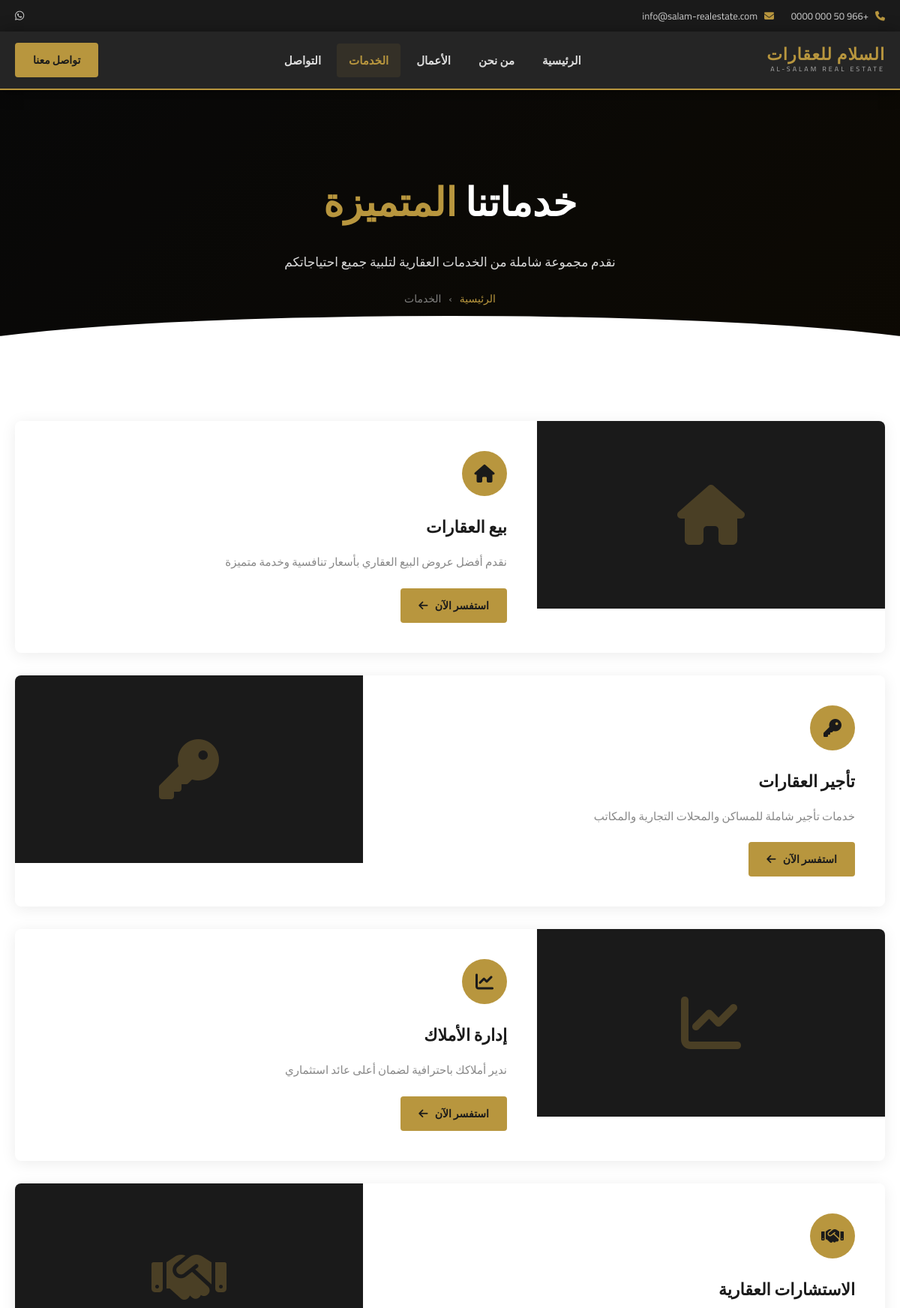
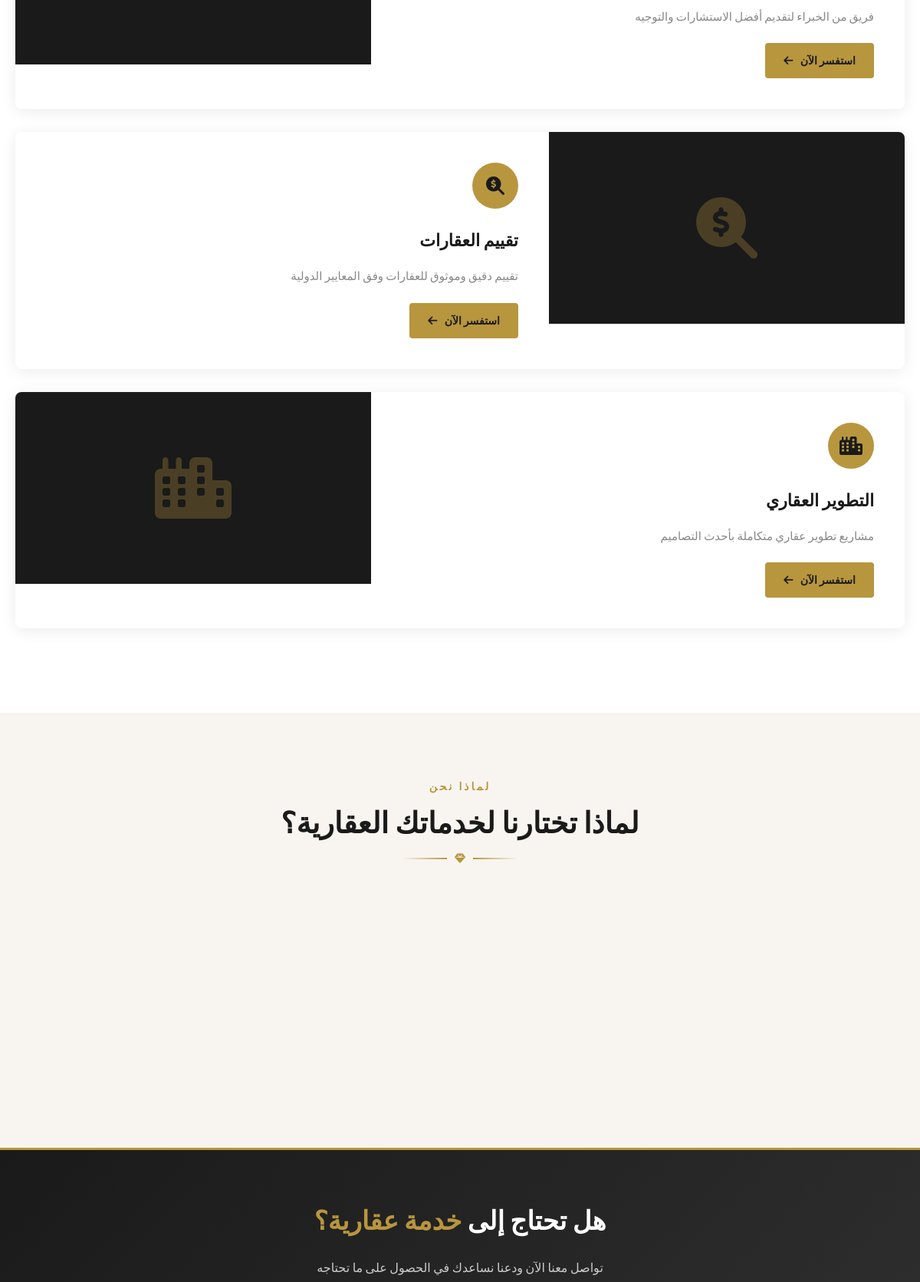
/services.php (upper part), run on the app's committed database (2 pictures, top to bottom).
### tables this page shows
CREATE TABLE contact_info (
    id INTEGER PRIMARY KEY AUTOINCREMENT,
    address TEXT,
    phone TEXT,
    email TEXT,
    whatsapp TEXT,
    social_links TEXT,
    working_hours TEXT
);

CREATE TABLE site_settings (
    id INTEGER PRIMARY KEY AUTOINCREMENT,
    site_name TEXT DEFAULT 'السلام للعقارات',
    tagline TEXT DEFAULT 'نحقق أحلامك العقارية',
    logo_path TEXT,
    primary_color TEXT DEFAULT '#b8963e',
    meta_description TEXT,
    footer_text TEXT
, cta_title TEXT DEFAULT 'هل أنت مستعد لامتلاك عقار أحلامك؟', cta_subtitle TEXT DEFAULT 'تواصل معنا الآن واحصل على استشارة مجانية من فريق خبرائنا', cta_btn1_text TEXT DEFAULT 'تواصل معنا الآن', cta_btn1_link TEXT DEFAULT '/contact.php', cta_btn2_text TEXT DEFAULT 'استعرض المشاريع', cta_btn2_link TEXT DEFAULT '/projects.php');

CREATE TABLE services (
    id INTEGER PRIMARY KEY AUTOINCREMENT,
    name TEXT NOT NULL,
    description TEXT,
    icon TEXT DEFAULT 'fa-building',
    image_path TEXT,
    order_by INTEGER DEFAULT 0,
    active INTEGER DEFAULT 1
);

### services.php (the view, shortened to what this page needs)
<?php
require_once __DIR__ . '/includes/db.php';
$services = $pdo->query("SELECT * FROM services WHERE active=1 ORDER BY order_by ASC")->fetchAll();
?>
<?php include __DIR__ . '/includes/header.php'; ?>
<div class="page-hero">
    <div class="container">
        <h1>خدماتنا <span>المتميزة</span></h1>
        <p>نقدم مجموعة شاملة من الخدمات العقارية لتلبية جميع احتياجاتكم</p>
        <div class="breadcrumb">
            <a href="/index.php">الرئيسية</a>
            <span>›</span>
            <span>الخدمات</span>
        </div>
    </div>
</div>
<section class="services-page">
    <div class="container">
        <?php if (empty($services)): ?>
        <div class="empty-state">
            <i class="fas fa-concierge-bell"></i>
            <p>لا توجد خدمات متاحة حالياً. سيتم إضافتها قريباً.</p>
        </div>
        <?php else: ?>
        <?php foreach ($services as $i => $service): ?>
        <div class="service-detail-card <?php echo $i % 2 !== 0 ? 'reverse' : ''; ?>" style="margin-bottom:30px;">
            <div class="service-detail-img">
                <?php if (!empty($service['image_path']) && file_exists(__DIR__ . '/' . $service['image_path'])): ?>
                    <img src="/<?php echo htmlspecialchars($service['image_path']); ?>" alt="<?php echo htmlspecialchars($service['name']); ?>">
                <?php else: ?>
                    <div class="service-detail-no-img">
                        <i class="fas <?php echo htmlspecialchars($service['icon'] ?? 'fa-building'); ?>"></i>
                    </div>
                <?php endif; ?>
            </div>
            <div class="service-detail-body">
                <div class="service-detail-icon">
                    <i class="fas <?php echo htmlspecialchars($service['icon'] ?? 'fa-building'); ?>"></i>
                </div>
                <h3><?php echo htmlspecialchars($service['name']); ?></h3>
                <p><?php echo nl2br(htmlspecialchars($service['description'] ?? '')); ?></p>
                <div style="margin-top:20px;">
                    <a href="/contact.php" style="display:inline-block;padding:10px 24px;background:var(--gold);color:var(--dark);border-radius:4px;font-weight:700;font-size:14px;">
                        استفسر الآن <i class="fas fa-arrow-left" style="margin-right:6px;"></i>
                    </a>
                </div>
            </div>
        </div>
        <?php endforeach; ?>
        <?php endif; ?>
    </div>
</section>
<section class="whyus-section">
    <div class="container">
        <div class="section-header">
            <span class="subtitle">لماذا نحن</span>
            <h2>لماذا تختارنا لخدماتك العقارية؟</h2>
            <div class="divider"><i class="fas fa-gem"></i></div>
        </div>
        <div class="whyus-grid">
        </div>
    </div>
</section>
<section class="cta-strip">
    <div class="container">
        <h2>هل تحتاج إلى <span>خدمة عقارية؟</span></h2>
        <p>تواصل معنا الآن ودعنا نساعدك في الحصول على ما تحتاجه</p>
    </div>
</section>
<?php include __DIR__ . '/includes/footer.php'; ?>

### includes/header.php (shortened to what this page needs)
<?php
$settings     = $pdo->query("SELECT * FROM site_settings LIMIT 1")->fetch();
$contact_info = $pdo->query("SELECT * FROM contact_info LIMIT 1")->fetch();
$current_page = basename($_SERVER['PHP_SELF']);
$show = function($key) use ($contact_info) { return isset($contact_info[$key]) ? (bool)$contact_info[$key] : true; };
?>
<!DOCTYPE html>
<html lang="ar" dir="rtl">
<head>
    <link rel="stylesheet" href="/assets/css/style.css">
    <link rel="stylesheet" href="https://cdnjs.cloudflare.com/ajax/libs/font-awesome/6.4.0/css/all.min.css">
</head>
<body>
<div class="top-bar">
    <div class="container">
        <div class="top-bar-left">
            <?php if ($show('show_phone') && !empty($contact_info['phone'])): ?>
            <span><i class="fas fa-phone"></i> <?php echo htmlspecialchars($contact_info['phone']); ?></span>
            <?php endif; ?>
            <?php if ($show('show_email') && !empty($contact_info['email'])): ?>
            <span><i class="fas fa-envelope"></i> <?php echo htmlspecialchars($contact_info['email']); ?></span>
            <?php endif; ?>
        </div>
        <div class="top-bar-right">
            <?php if ($show('show_whatsapp') && !empty($contact_info['whatsapp'])): ?>
            <a href="https://wa.me/<?php echo preg_replace('/[^0-9]/','', $contact_info['whatsapp']); ?>" target="_blank" title="واتساب"><i class="fab fa-whatsapp"></i></a>
            <?php endif; ?>
        </div>
    </div>
</div>
<header class="main-header">
    <div class="container header-inner">
        <a href="/index.php" class="logo">
            <?php if (!empty($settings['logo_path']) && file_exists(__DIR__ . '/../' . $settings['logo_path'])): ?>
                <img src="/<?php echo htmlspecialchars($settings['logo_path']); ?>" alt="<?php echo htmlspecialchars($settings['site_name']); ?>">
            <?php else: ?>
                <div class="logo-text">
                    <span class="logo-ar"><?php echo htmlspecialchars($settings['site_name'] ?? 'السلام للعقارات'); ?></span>
                    <span class="logo-en">AL-SALAM REAL ESTATE</span>
                </div>
            <?php endif; ?>
        </a>
        <nav class="main-nav" id="mainNav">
            <ul>
                <li><a href="/index.php"    class="<?php echo $current_page=='index.php'   ?'active':''; ?>">الرئيسية</a></li>
                <li><a href="/about.php"    class="<?php echo $current_page=='about.php'   ?'active':''; ?>">من نحن</a></li>
                <li><a href="/projects.php" class="<?php echo $current_page=='projects.php'?'active':''; ?>">الأعمال</a></li>
                <li><a href="/services.php" class="<?php echo $current_page=='services.php'?'active':''; ?>">الخدمات</a></li>
                <li><a href="/contact.php"  class="<?php echo $current_page=='contact.php' ?'active':''; ?>">التواصل</a></li>
            </ul>
        </nav>
        <a href="/contact.php" class="header-cta">تواصل معنا</a>
    </div>
</header>

### data on the page
contact_info: phone "+966 50 000 0000", email "info@salam-realestate.com"
site_settings: site_name "السلام للعقارات"
services: name "بيع العقارات", description "نقدم أفضل عروض البيع العقاري بأسعار تنافسية وخدمة متميزة"
services: name "تأجير العقارات", description "خدمات تأجير شاملة للمساكن والمحلات التجارية والمكاتب"
services: name "إدارة الأملاك", description "ندير أملاكك باحترافية لضمان أعلى عائد استثماري"
services: name "الاستشارات العقارية", description "فريق من الخبراء لتقديم أفضل الاستشارات والتوجيه"
services: name "تقييم العقارات", description "تقييم دقيق وموثوق للعقارات وفق المعايير الدولية"
services: name "التطوير العقاري", description "مشاريع تطوير عقاري متكاملة بأحدث التصاميم"
